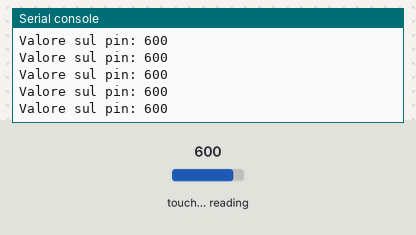
This program was run on a simulated ESP32 board running MicroPython. Shown: the last lines printed to the serial console. Inputs (shaded band) come from the test bench; at power-on: touch-pad reading 600.

Above: at 1.2 s.
1.3 s: touch-pad reading set to 63
At 2.0 s:
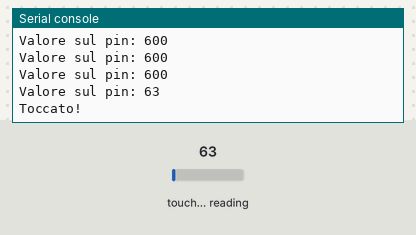
3.8 s: touch-pad reading set to 212
At 4.6 s:
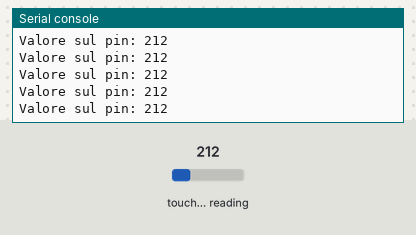
Timing chart, 0 to 6.8 s (numbered marks = the images above; inputs shaded):
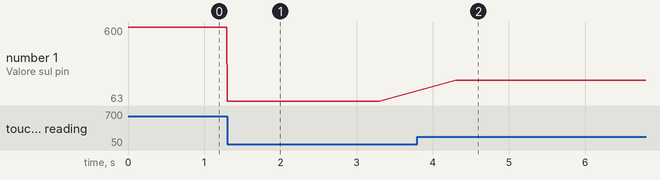

The program:

touch.py
```python
from machine import TouchPad, Pin
import time

valoreCapacitivo = 500
soglia = 200 # Valore di soglia regolabile
touch_pin = TouchPad(Pin(4)) # Pin 4 (touch_0)

while True:
    valoreCapacitivo = touch_pin.read() # Lettura dal pin
    print("Valore sul pin: %s" % str(valoreCapacitivo))

    if valoreCapacitivo < soglia:
        print("Toccato!")
        time.sleep_ms(1000)
```

Measured:
- after the input at 1.3 s, the serial console: prints a new line at once (image 1)
- after the input at 3.8 s, the serial console: prints a new line after 0.50 s (image 2)
- plotted number 1: 600 → 63 after the input at 1.3 s, 63 → 212 after the input at 3.8 s
